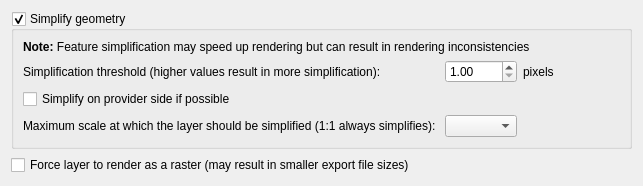
             <widget class="QWidget" name="scrollAreaWidgetContents_19">
              <property name="geometry">
               <rect>
                <x>0</x>
                <y>0</y>
                <width>643</width>
                <height>166</height>
               </rect>
              </property>
              <layout class="QVBoxLayout" name="verticalLayout_32">
               <item>
                <widget class="QGroupBox" name="mSimplifyDrawingGroupBox">
                 <property name="title">
                  <string>Simplify geometry</string>
                 </property>
                 <property name="checkable">
                  <bool>true</bool>
                 </property>
                 <layout class="QGridLayout" name="_12">
                  <item row="0" column="1" colspan="4">
                   <widget class="QLabel" name="label_59">
                    <property name="text">
                     <string>&lt;b&gt;Note:&lt;/b&gt; Feature simplification may speed up rendering but can result in rendering inconsistencies</string>
                    </property>
                   </widget>
                  </item>
                  <item row="1" column="1">
                   <widget class="QLabel" name="label_56">
                    <property name="text">
                     <string>Simplification threshold (higher values result in more simplification): </string>
                    </property>
                    <property name="margin">
                     <number>2</number>
                    </property>
                   </widget>
                  </item>
                  <item row="1" column="2">
                   <widget class="QDoubleSpinBox" name="mSimplifyDrawingSpinBox">
                    <property name="toolTip">
                     <string>Higher values result in more simplification</string>
                    </property>
                    <property name="decimals">
                     <number>2</number>
                    </property>
                    <property name="minimum">
                     <double>1.000000000000000</double>
                    </property>
                    <property name="maximum">
                     <double>5.000000000000000</double>
                    </property>
                    <property name="singleStep">
                     <double>0.200000000000000</double>
                    </property>
                    <property name="value">
                     <double>1.000000000000000</double>
                    </property>
                   </widget>
                  </item>
                  <item row="1" column="3">
                   <widget class="QLabel" name="mSimplifyDrawingPx">
                    <property name="text">
                     <string>pixels</string>
                    </property>
                    <property name="margin">
                     <number>2</number>
                    </property>
                   </widget>
                  </item>
                  <item row="1" column="4">
                   <spacer name="horizontalSpacer_40">
                    <property name="orientation">
                     <enum>Qt::Horizontal</enum>
                    </property>
                    <property name="sizeHint" stdset="0">
                     <size>
                      <width>20</width>
                      <height>20</height>
                     </size>
                    </property>
                   </spacer>
                  </item>
                  <item row="2" column="1" colspan="4">
                   <widget class="QCheckBox" name="mSimplifyDrawingAtProvider">
                    <property name="text">
                     <string>Simplify on provider side if possible</string>
                    </property>
                   </widget>
                  </item>
                  <item row="3" column="1">
                   <widget class="QLabel" name="mSimplifyMaxScaleLabel">
                    <property name="text">
                     <string>Maximum scale at which the layer should be simplified (1:1 always simplifies): </string>
                    </property>
                    <property name="margin">
                     <number>2</number>
                    </property>
                   </widget>
                  </item>
                  <item row="3" column="2">
                   <widget class="QgsScaleComboBox" name="mSimplifyMaximumScaleComboBox">
                    <property name="sizePolicy">
                     <sizepolicy hsizetype="Expanding" vsizetype="Fixed">
                      <horstretch>0</horstretch>
                      <verstretch>0</verstretch>
                     </sizepolicy>
                    </property>
                   </widget>
                  </item>
                 </layout>
                </widget>
               </item>
               <item>
                <widget class="QCheckBox" name="mForceRasterCheckBox">
                 <property name="text">
                  <string>Force layer to render as a raster (may result in smaller export file sizes)</string>
                 </property>
                </widget>
               </item>
               <item>
                <spacer name="verticalSpacer_6">
                 <property name="orientation">
                  <enum>Qt::Vertical</enum>
                 </property>
                 <property name="sizeHint" stdset="0">
                  <size>
                   <width>20</width>
                   <height>40</height>
                  </size>
                 </property>
                </spacer>
               </item>
              </layout>
             </widget>
